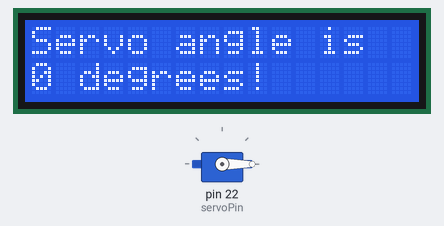
Recording of a sketch running on a simulated Arduino Mega 2560, built with avr-gcc and run on an emulated ATmega2560. Parts: 16×2 character LCD, servo.

Above: at 0.1 s.
At 8.1 s:
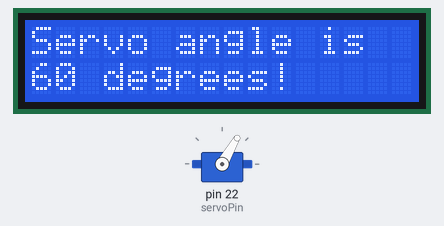
At 18.2 s:
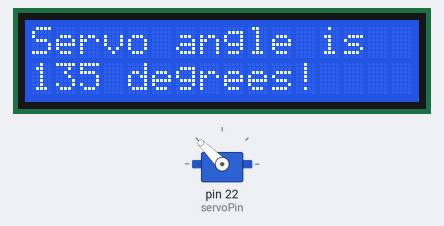
At 38.2 s:
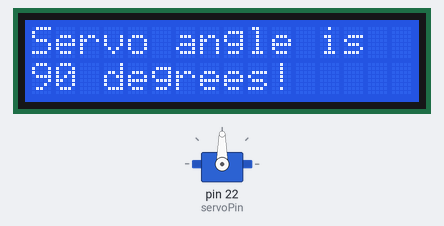
Timing chart, 0 to 39.7 s (numbered marks = the images above):
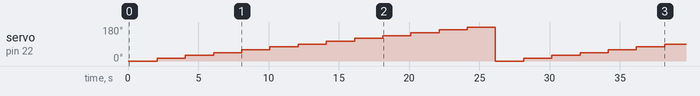

Measured:
- by itself, servo on pin 22 (servoPin): 0° → 15° at 2.1 s, → 30° 2.0 s later, → 45° 2.0 s later, → 60° 2.0 s later, … (19 changes in this stretch)
- what the display in image 1 shows lasts 2.0 s, from 8.1 s to 10.1 s

The sketch:

Simple_servo.ino
```cpp
#include <Servo.h>
#include <LiquidCrystal.h>

const int rs = 12, en = 11, d4 = 5, d5 = 4, d6 = 3, d7 = 2;
LiquidCrystal lcd(rs, en, d4, d5, d6, d7);

Servo Servo1;
int servoPin = 22;

void setup() {
  // put your setup code here, to run once:
  lcd.begin(16, 2);
  Servo1.attach(servoPin);
}

void loop() {
  // put your main code here, to run repeatedly:
  int angle = -15;
  for (int i=0; i<13; i++){
    angle += 15;
    Servo1.write(angle);
    lcd.clear(); // Clears the display
    lcd.print("Servo angle is");
    lcd.setCursor(0, 1);
    lcd.print(String(angle) + String(" degrees!"));
    delay(2000);
  }
}
```
